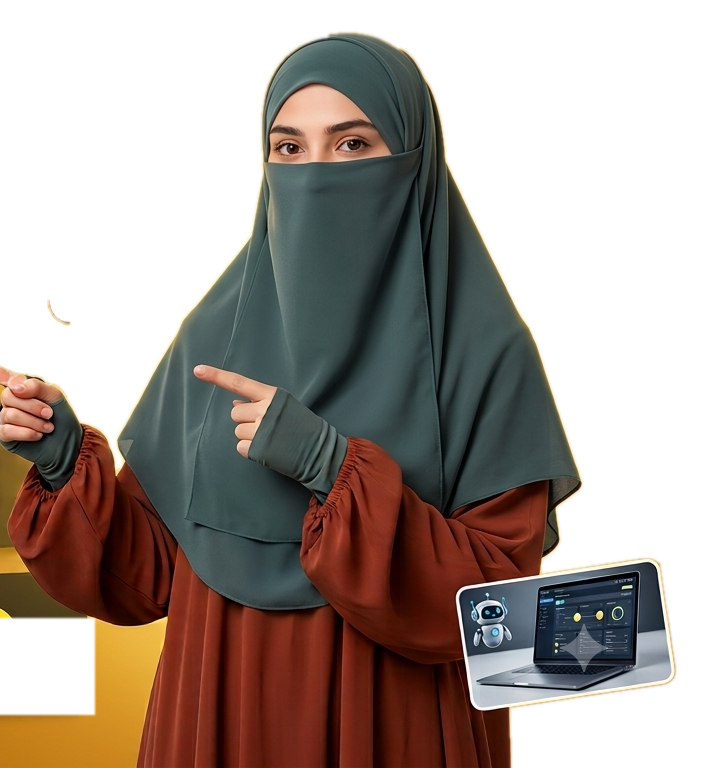
#> input picture brand/presenter.png, 704 x 768 px
$ python make_presenter_avatar.py
#> lines starting #> are read from the running program, lines starting #| are printed output that depends on the picture; after the words box and inside, x2 and y2 are one past the last pixel; in counts of white or black regions, pixels touching at a corner belong together
# make_presenter_avatar.py — делает круглый аватар ведущей из brand/presenter.png.
#
# ЗАЧЕМ. У канала есть персонаж-ведущая (ИИ-аватар), но она жила только на обложках.
# Внутри роликов канал был безликим: чужой сток + жёлтые титры, как у тысячи других.
# Постоянный маленький аватар в углу каждого Shorts даёт узнавание «это Халяль
# Интеллидженс» без съёмки живого человека (см. docs/CONTENT_STRATEGY.md).
#
# Запуск (разово, результат коммитится в репо):  python make_presenter_avatar.py
# Исходник brand/presenter.png НЕ трогаем — читаем и делаем отдельный файл.
import os

from PIL import Image, ImageDraw, ImageFilter

SRC = os.path.join("brand", "presenter.png")
DST = os.path.join("brand", "presenter_avatar.png")

# Квадрат вокруг головы и плеч в координатах presenter.png (704x768).
# Подобран так, чтобы попали лицо, хиджаб и указывающая рука, но НЕ попали
# артефакты исходника: жёлтые обрезки карточек слева и ноутбук справа снизу.
CROP_BOX = (135, 10, 595, 470)
SIZE = 440           # итоговый размер аватара, px
RING = 10            # толщина золотого кольца
GOLD = (212, 175, 55, 255)


def build(src=SRC, dst=DST, size=SIZE):
#> called with src = 'brand/presenter.png', dst = 'brand/presenter_avatar.png', size = 440
    im = Image.open(src).convert("RGBA").crop(CROP_BOX).resize((size, size), Image.LANCZOS)
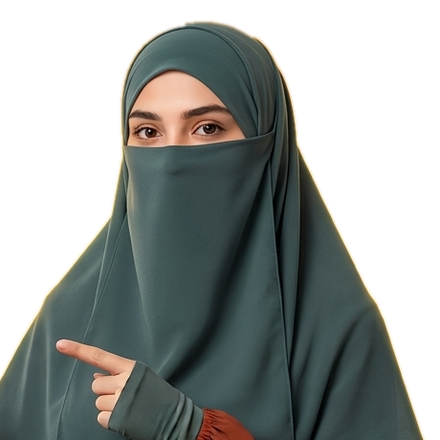
#> im: PIL image 440x440 RGBA; mean R, G, B, A 46, 50.4, 46.5, 143.8; transparent parts drawn white

    # Круглая маска со сглаженным краем (рисуем крупнее и уменьшаем — мягкое антиалиасинг-кольцо).
    ss = 4
    mask = Image.new("L", (size * ss, size * ss), 0)
#> mask: PIL image 1760x1760 L; every value is 0
    ImageDraw.Draw(mask).ellipse((0, 0, size * ss - 1, size * ss - 1), fill=255)
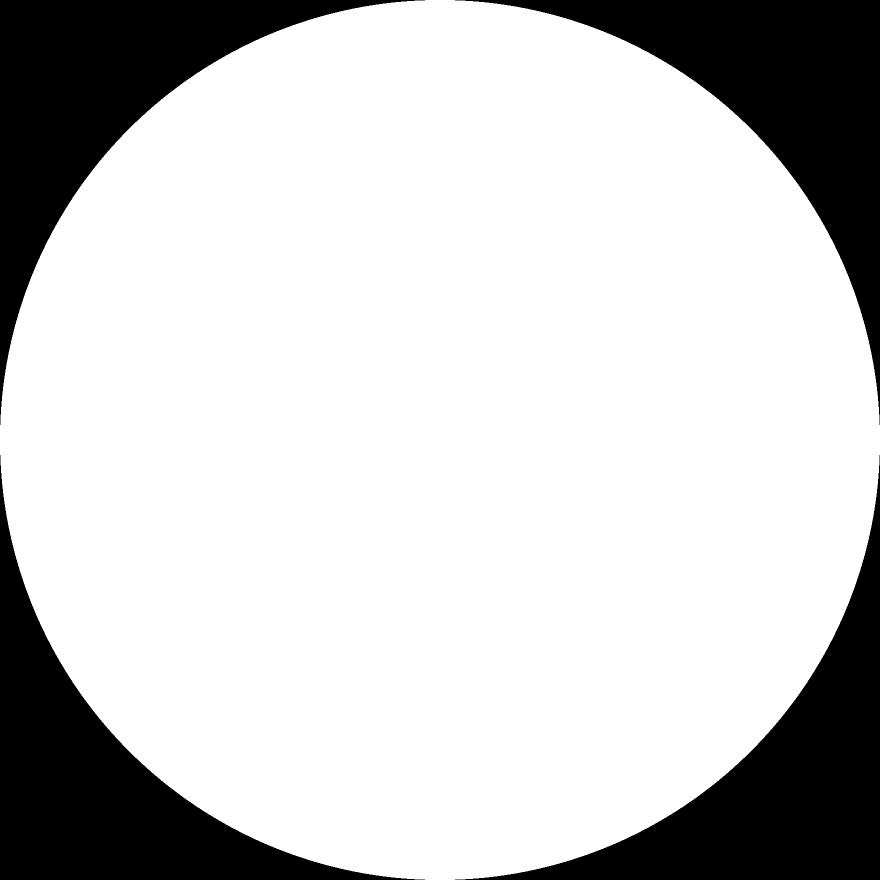
#> mask: PIL image 1760x1760 L (shown at 1/2 size); 78.5% white; 4 black regions, box (x1, y1, x2, y2) and area: (0, 0, 850, 850) 166250, (910, 0, 1760, 850) 166250, (0, 910, 850, 1760) 166250, (910, 910, 1760, 1760) 166250
    mask = mask.resize((size, size), Image.LANCZOS)
#> mask: PIL image 440x440 L

    # Внутри круга оставляем только непрозрачные пиксели исходника: если у ведущей
    # уже вырезан фон, в кружок не попадёт жёлтый прямоугольник от подложки.
    mask = Image.composite(mask, Image.new("L", (size, size), 0), im.getchannel("A").point(lambda a: 255 if a > 8 else 0))
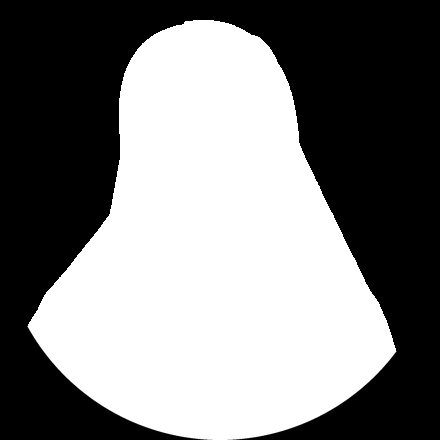
#> mask: PIL image 440x440 L; min 0, max 255, mean 127

    out = Image.new("RGBA", (size, size), (0, 0, 0, 0))
#> out: PIL image 440x440 RGBA; every value is 0
    out.paste(im, (0, 0), mask)

    # Тёмная подложка-кружок под ведущей, чтобы аватар читался на светлом b-roll.
    plate = Image.new("RGBA", (size, size), (0, 0, 0, 0))
    ImageDraw.Draw(plate).ellipse((RING, RING, size - RING - 1, size - RING - 1), fill=(18, 20, 32, 235))
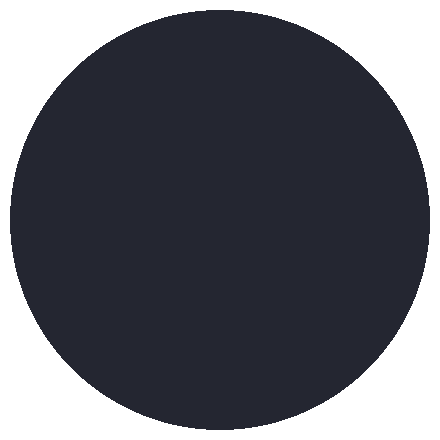
#> plate: PIL image 440x440 RGBA; mean R, G, B, A 12.9, 14.3, 22.9, 168; transparent parts drawn white
    plate.alpha_composite(out)
    out = plate

    # Золотое кольцо по краю — фирменный цвет канала (тот же, что в титрах/обложках).
    ring = Image.new("RGBA", (size * ss, size * ss), (0, 0, 0, 0))
#> ring: PIL image 1760x1760 RGBA; every value is 0
    ImageDraw.Draw(ring).ellipse(
        (RING * ss // 2, RING * ss // 2, size * ss - RING * ss // 2 - 1, size * ss - RING * ss // 2 - 1),
        outline=GOLD, width=RING * ss)
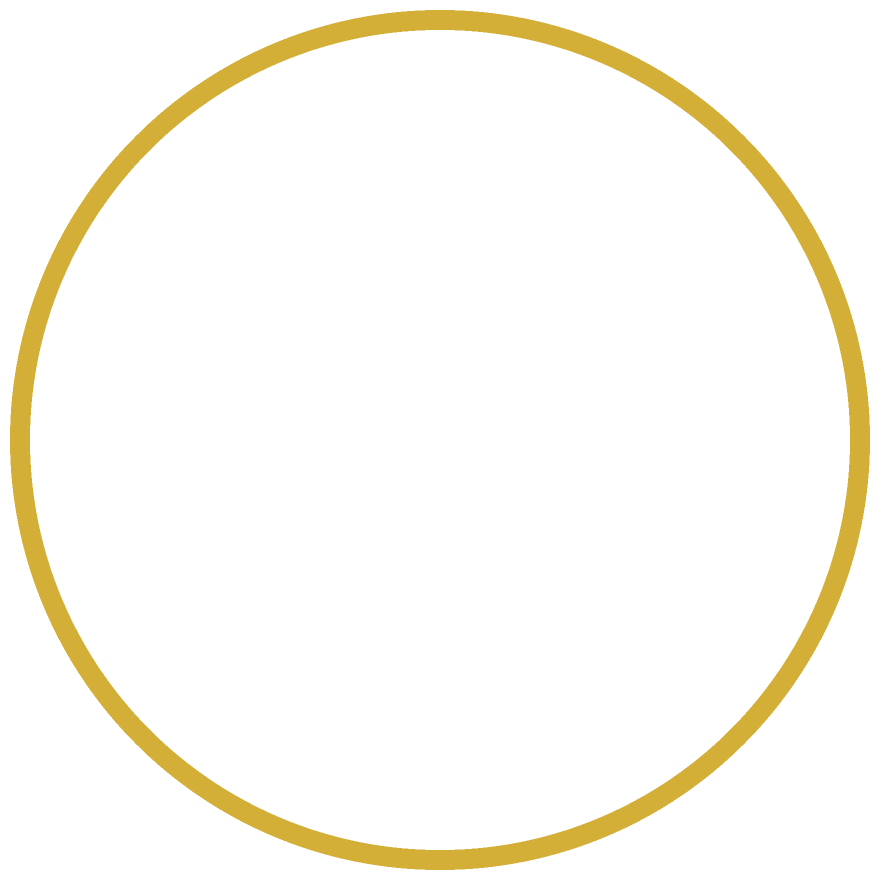
#> ring: PIL image 1760x1760 RGBA (shown at 1/2 size); mean R, G, B, A 14.4, 11.9, 3.7, 17.3; transparent parts drawn white
    out.alpha_composite(ring.resize((size, size), Image.LANCZOS))

    # Мягкая тень, чтобы кружок не «прилипал» к фону ролика.
    shadow = Image.new("RGBA", (size + 24, size + 24), (0, 0, 0, 0))
#> shadow: PIL image 464x464 RGBA; every value is 0
    ImageDraw.Draw(shadow).ellipse((12, 14, size + 11, size + 13), fill=(0, 0, 0, 120))
    shadow = shadow.filter(ImageFilter.GaussianBlur(7))
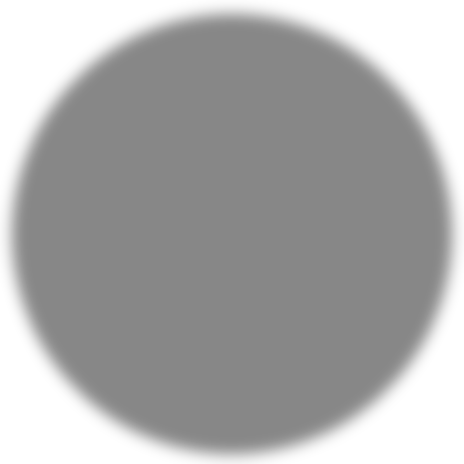
#> shadow: PIL image 464x464 RGBA; mean R, G, B, A 0, 0, 0, 84.7; transparent parts drawn white
    shadow.alpha_composite(out, (12, 10))
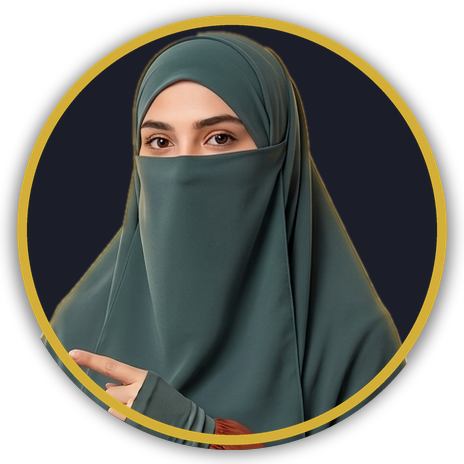
#> shadow: PIL image 464x464 RGBA; mean R, G, B, A 48.6, 50.2, 43.2, 176; transparent parts drawn white

    shadow.save(dst, "PNG")
    print(f"[AVATAR] Готово: {dst} ({shadow.size[0]}x{shadow.size[1]})")
#| [AVATAR] Готово: brand/presenter_avatar.png (464x464)
    return dst


if __name__ == "__main__":
    build()
